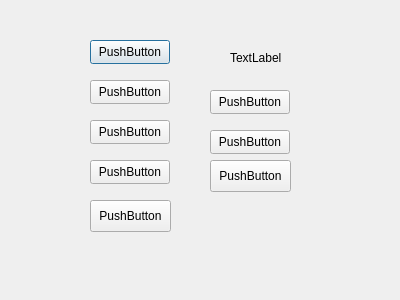
<?xml version="1.0" encoding="UTF-8"?>
<ui version="4.0">
 <class>librarianAccountPage</class>
 <widget class="QDialog" name="librarianAccountPage">
  <property name="geometry">
   <rect>
    <x>0</x>
    <y>0</y>
    <width>400</width>
    <height>300</height>
   </rect>
  </property>
  <property name="windowTitle">
   <string>Dialog</string>
  </property>
  <widget class="QPushButton" name="addBookButton">
   <property name="geometry">
    <rect>
     <x>90</x>
     <y>40</y>
     <width>80</width>
     <height>24</height>
    </rect>
   </property>
   <property name="text">
    <string>PushButton</string>
   </property>
  </widget>
  <widget class="QPushButton" name="editBookButton">
   <property name="geometry">
    <rect>
     <x>90</x>
     <y>80</y>
     <width>80</width>
     <height>24</height>
    </rect>
   </property>
   <property name="text">
    <string>PushButton</string>
   </property>
  </widget>
  <widget class="QPushButton" name="deleteBookButton">
   <property name="geometry">
    <rect>
     <x>90</x>
     <y>120</y>
     <width>80</width>
     <height>24</height>
    </rect>
   </property>
   <property name="text">
    <string>PushButton</string>
   </property>
  </widget>
  <widget class="QPushButton" name="displayBooksButton">
   <property name="geometry">
    <rect>
     <x>90</x>
     <y>160</y>
     <width>80</width>
     <height>24</height>
    </rect>
   </property>
   <property name="text">
    <string>PushButton</string>
   </property>
  </widget>
  <widget class="QLabel" name="label">
   <property name="geometry">
    <rect>
     <x>230</x>
     <y>50</y>
     <width>60</width>
     <height>16</height>
    </rect>
   </property>
   <property name="text">
    <string>TextLabel</string>
   </property>
  </widget>
  <widget class="QPushButton" name="searchByAuthorButton">
   <property name="geometry">
    <rect>
     <x>210</x>
     <y>90</y>
     <width>80</width>
     <height>24</height>
    </rect>
   </property>
   <property name="text">
    <string>PushButton</string>
   </property>
  </widget>
  <widget class="QPushButton" name="searchByBookTitleButton">
   <property name="geometry">
    <rect>
     <x>210</x>
     <y>130</y>
     <width>80</width>
     <height>24</height>
    </rect>
   </property>
   <property name="text">
    <string>PushButton</string>
   </property>
  </widget>
  <widget class="QPushButton" name="logout">
   <property name="geometry">
    <rect>
     <x>90</x>
     <y>200</y>
     <width>81</width>
     <height>32</height>
    </rect>
   </property>
   <property name="text">
    <string>PushButton</string>
   </property>
  </widget>

  <widget class="QPushButton" name="searchByISBNButton">
   <property name="geometry">
    <rect>
     <x>210</x>
     <y>160</y>
     <width>81</width>
     <height>32</height>
    </rect>
   </property>
   <property name="text">
    <string>PushButton</string>
   </property>
  </widget>

 </widget>
 <resources/>
 <connections/>
</ui>
